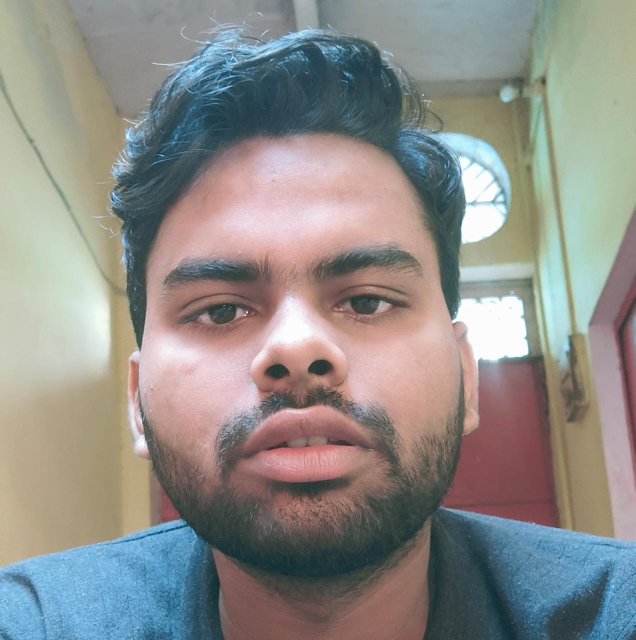
#> input picture FRAS/UnknownImage/Image4 (1).jpeg, 1271 x 1280 px, given as the content of the folder UnknownImage/Image4 (1).jpeg, which was not available (shown at 1/2 size)
$ python -i Train_Image.py   (imports and definitions only)
#> lines starting #> are read from the running program, lines starting #| are printed output that depends on the picture
import os
import time
import cv2
import numpy as np
from PIL import Image
from threading import Thread


# -------------- image labesl ------------------------

def getImagesAndLabels(path):
    # get the path of all the files in the folder
#> called with path = 'UnknownImage/Image4 (1).jpeg'
    imagePaths = [os.path.join(path,f) for f in os.listdir(path)]
    # print(imagePaths)

    # create empth face list
    faces = []
    # create empty ID list
    Ids = []
    # now looping through all the image paths and loading the Ids and the images
    for imagePath in imagePaths:
        # loading the image and converting it to gray scale
        pilImage = Image.open(imagePath).convert('L')
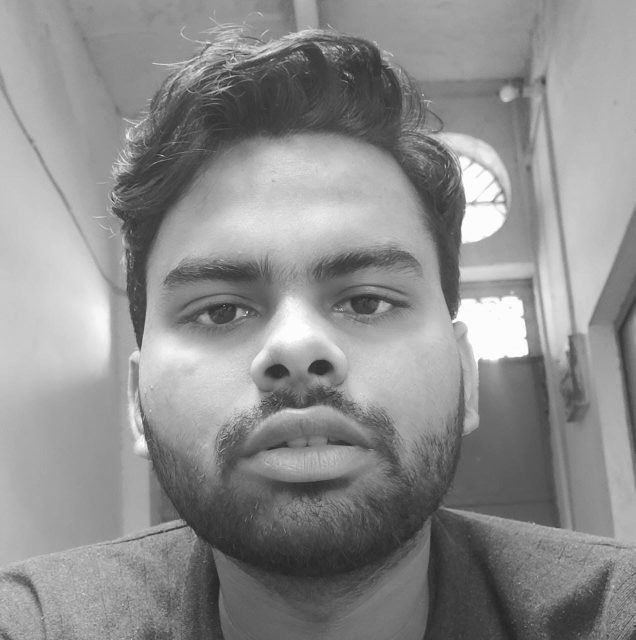
#> pilImage: PIL image 1271x1280 L (shown at 1/2 size); min 32, max 255, mean 141.4
        # Now we are converting the PIL image into numpy array
        imageNp = np.array(pilImage, 'uint8')
        # getting the Id from the image
#> (the run stopped early here; a loop or call above may not have finished)

$ run again, on FRAS/UnknownImage/Image4 (2).jpeg
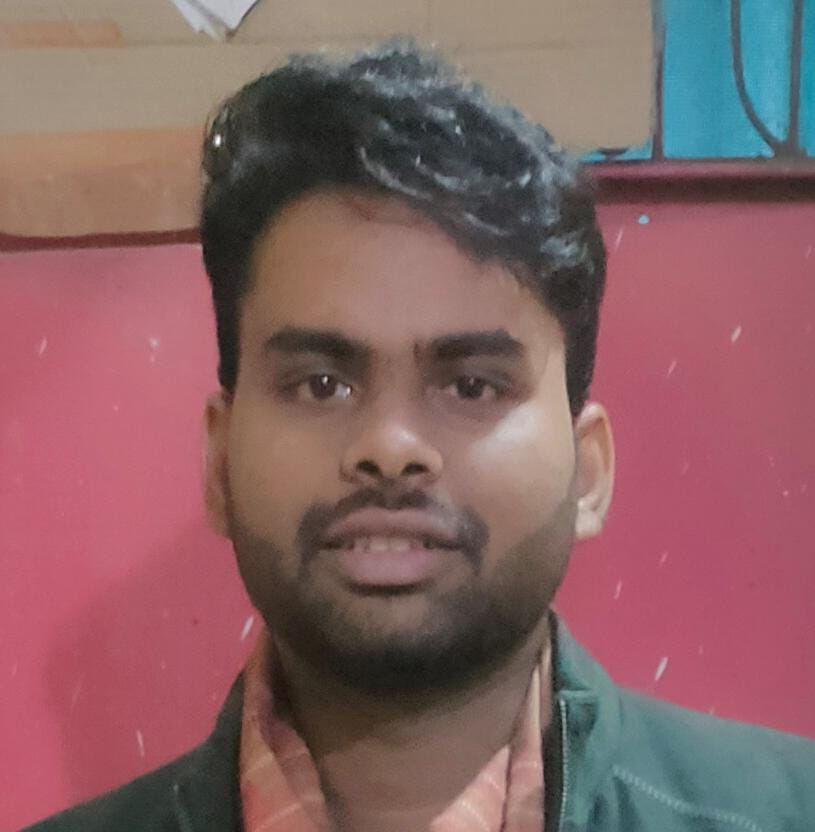
#> input picture FRAS/UnknownImage/Image4 (2).jpeg, 815 x 832 px, given as the content of the folder UnknownImage/Image4 (2).jpeg, which was not available
#> in getImagesAndLabels, `pilImage = Image.open(imagePath).convert('L')`:
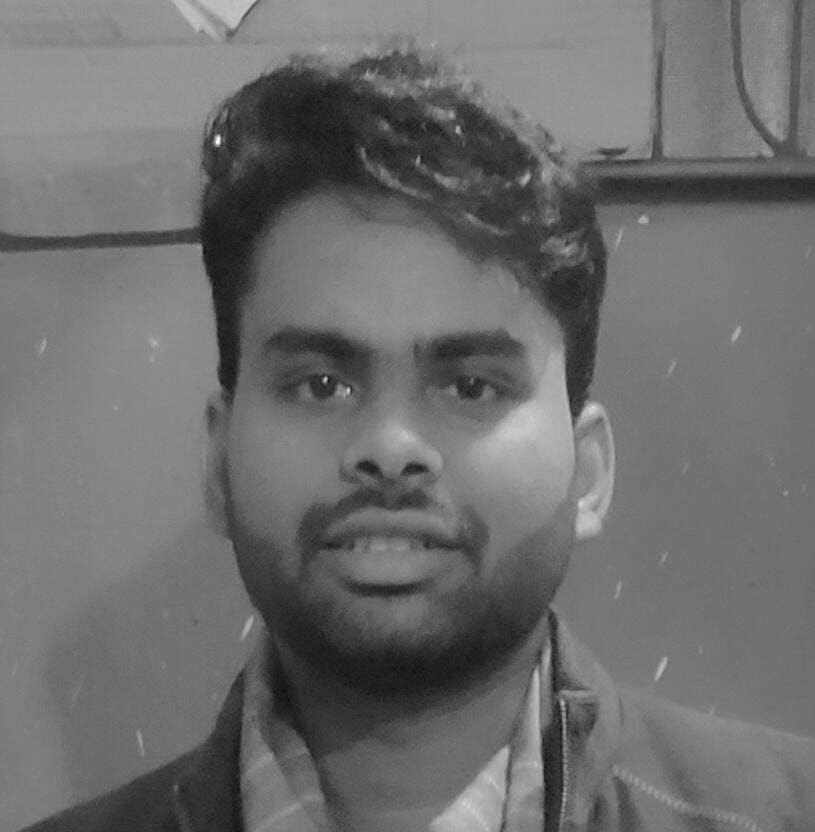
#> pilImage: PIL image 815x832 L; min 15, max 255, mean 109.5
